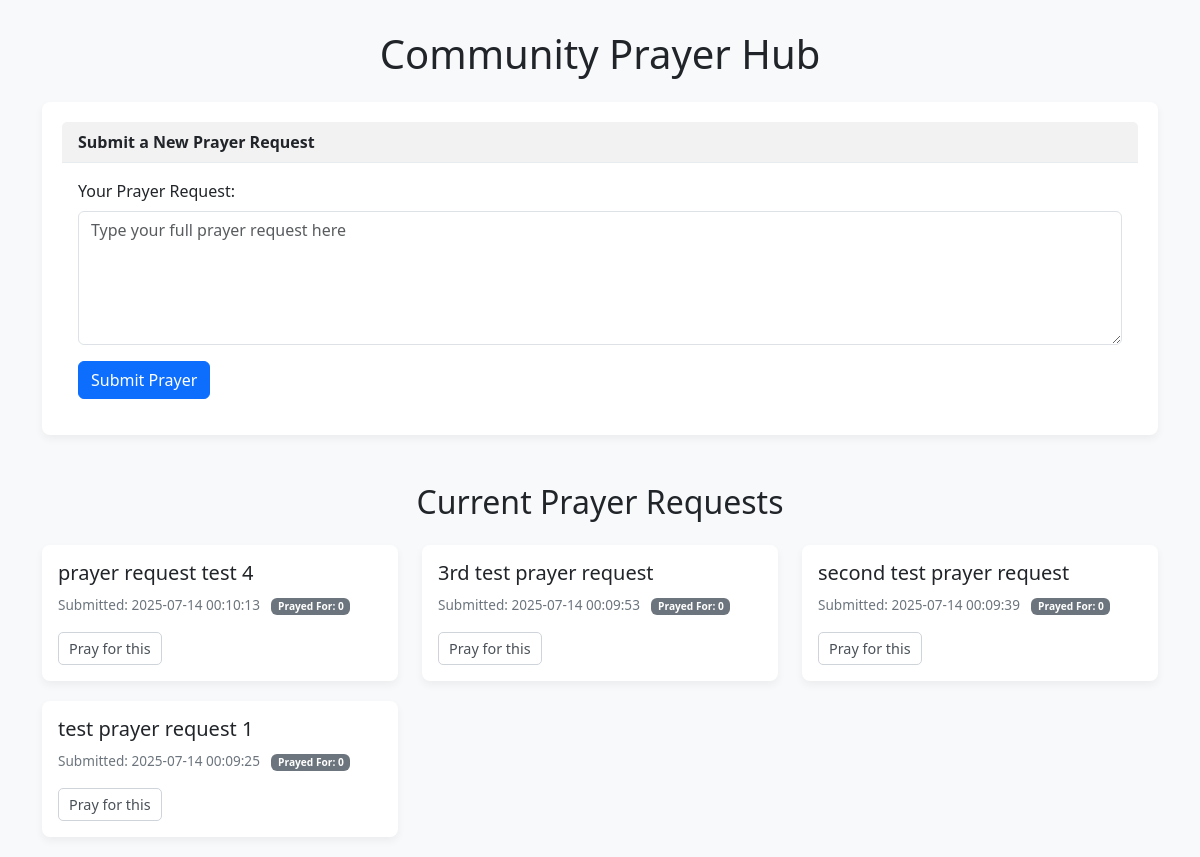
Before: / with the older database file.
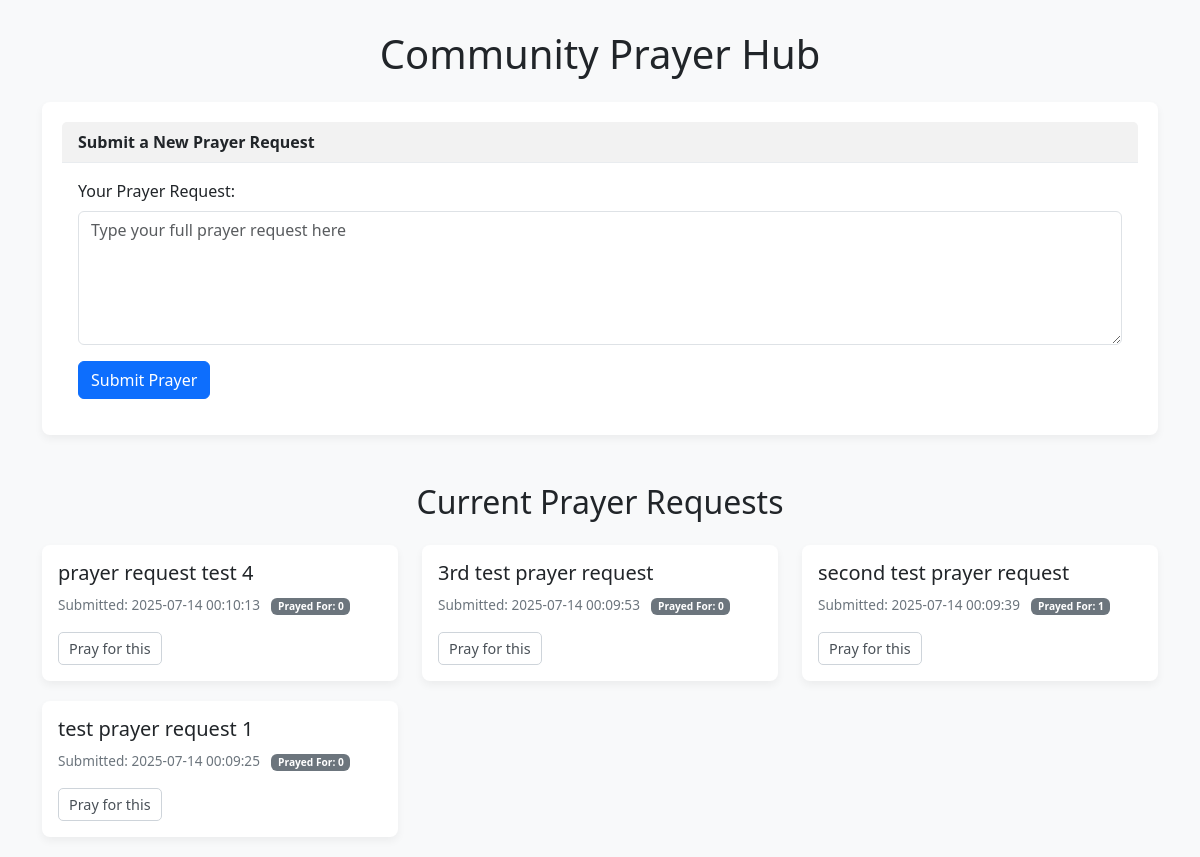
After: the same page with the newer database file.
### tables this page shows
CREATE TABLE requests (
            id INTEGER PRIMARY KEY AUTOINCREMENT,
            request_text TEXT NOT NULL,
            timestamp DATETIME DEFAULT CURRENT_TIMESTAMP,
            prayed_for_count INTEGER DEFAULT 0  -- NEW COLUMN ADDED HERE
        );

### app.py (the view)
@app.route('/')
def home():
    conn = get_db_connection()
    db_requests = conn.execute('SELECT id, request_text, timestamp, prayed_for_count FROM requests ORDER BY timestamp DESC').fetchall()
    conn.close()
    return render_template('home.html', requests=db_requests)

### app.py (called while the page is built)
def get_db_connection():
    conn = sqlite3.connect(DATABASE)
    conn.row_factory = sqlite3.Row
    return conn

### templates/home.html (shortened to what this page needs)
<!DOCTYPE html>
<html lang="en">
<head>
    <link href="https://cdn.jsdelivr.net/npm/bootstrap@5.3.3/dist/css/bootstrap.min.css" rel="stylesheet">
</head>
<body>
    <div class="container">
        <h1 class="my-4 text-center">Community Prayer Hub</h1>
        <div class="card form-card mb-5">
            <div class="card-header">
                Submit a New Prayer Request
            </div>
            <div class="card-body">
                <form action="/submit_request" method="POST">
                    <div class="mb-3">
                        <label for="request_text" class="form-label">Your Prayer Request:</label>
                        <textarea class="form-control" id="request_text" name="request_text" rows="5" required placeholder="Type your full prayer request here"></textarea>
                    </div>
                    <button type="submit" class="btn btn-primary">Submit Prayer</button>
                </form>
            </div>
        </div>
        <h2 class="mb-4 text-center">Current Prayer Requests</h2>
        <div class="row">
            {% if requests %}
                {% for request in requests %}
                    <div class="col-md-6 col-lg-4">
                        <div class="card prayer-item-card">
                            <div class="card-body">
                                <h5 class="card-title">{{ request.request_text }}</h5>
                                <div class="prayer-meta">
                                    Submitted: {{ request.timestamp }}
                                    <span class="badge bg-secondary ms-2">Prayed For: {{ request.prayed_for_count }}</span>
                                </div>
                                <form action="{{ url_for('increment_pray_count', request_id=request.id) }}" method="POST">
                                    <button type="submit" class="btn btn-light-outline mt-3">Pray for this</button>
                                </form>
                            </div>
                        </div>
                    </div>
                {% endfor %}
            {% else %}
                <p class="text-center">No prayer requests submitted yet. Be the first!</p>
            {% endif %}
        </div>
</div>
</body>
</html>

### templates/home.html (style rules this page uses)
body { background-color: #f8f9fa; }
.container { margin-top: 30px; }
.card { margin-bottom: 20px; border: none; border-radius: 8px; box-shadow: 0 4px 8px rgba(0,0,0,.05); }
.card-header { background-color: #f2f2f2; border-bottom: 1px solid #e9ecef; font-weight: bold; }
.form-card { background-color: #ffffff; padding: 20px; }
.prayer-item-card .card-body { position: relative; }
.prayer-meta { font-size: 0.85em; color: #6c757d; margin-top: 10px; }
.prayer-meta .badge { margin-left: 5px; }
.btn-light-outline { border: 1px solid #ced4da; color: #495057; background-color: #fff; padding: 5px 10px; border-radius: 5px; font-size: 0.9em; }

Changed rows visible on the page:
changed requests "second test prayer request": prayed_for_count "0" → "1"
